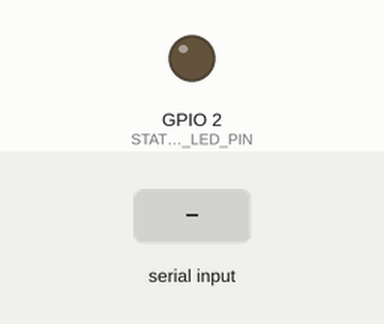
This sketch was run on a simulated ESP32. On the bench: output pins drawn as LEDs (lit = HIGH). The test bench sets the inputs (shaded band). What the sketch prints to the serial monitor is not drawn.

Above: at 11.2 s.
11.3 s: "INIT_MASTER\n" received over the second serial link
At 12.0 s:
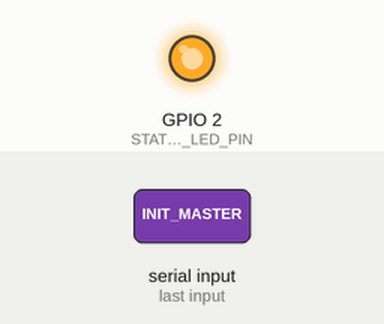
12.8 s: "SLAVE_READY\n" received over the second serial link
14.3 s: "MASTER_DATA:\n" received over the second serial link
Timing chart, 0 to 17.3 s (numbered marks = the images above; inputs shaded):
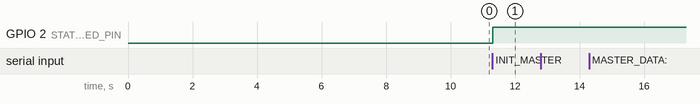

Measured:
- after the input at 11.3 s, GPIO 2 (STATUS_LED_PIN): LOW → HIGH at once
- after the input at 12.8 s, every drawn part: stays the same
- after the input at 14.3 s, every drawn part: stays the same

The sketch:

ESP32_AP______.ino
```cpp
/*
 * ESP32 AP模式主设备 - 桥接模块
 * 功能：创建WiFi热点，连接Mega2560主设备，实现无线数据同步
 * 架构：Mega2560主设备 ←→ ESP32(AP) ←→ WiFi直连 ←→ ESP32(Station) ←→ Mega2560从设备
 */

#include <WiFi.h>
#include <WiFiUDP.h>
#include <ArduinoJson.h>

// AP模式配置
const char* ap_ssid = "ESP32_MASTER_AP";
const char* ap_password = "12345678";

// UDP配置
WiFiUDP udp;
const int udp_port = 1234;

// 串口配置
#define MEGA_TX_PIN 1      // ESP32 TX
#define MEGA_RX_PIN 3      // ESP32 RX
#define STATUS_LED_PIN 2   // 状态指示

// 在ESP32上使用Serial1与Mega2560通信
#define megaSerial Serial1

// 系统状态
bool apStarted = false;
bool megaConnected = false;
bool clientConnected = false;
unsigned long lastHeartbeat = 0;
unsigned long lastDataSync = 0;

// 数据缓存
String lastMasterData = "";
String lastSlaveData = "";
unsigned long lastMasterUpdate = 0;
unsigned long lastSlaveUpdate = 0;

void setup() {
  Serial.begin(115200);
  megaSerial.begin(115200, SERIAL_8N1, MEGA_RX_PIN, MEGA_TX_PIN);

  // 初始化引脚
  pinMode(STATUS_LED_PIN, OUTPUT);
  digitalWrite(STATUS_LED_PIN, LOW);

  Serial.println("==========================================");
  Serial.println("ESP32 AP模式主设备启动");
  Serial.println("==========================================");

  // 启动AP模式
  startAP();

  // 初始化与Mega2560的通信
  initMegaCommunication();

  Serial.println("ESP32 AP主设备初始化完成！");
}

void loop() {
  // 处理与Mega2560的通信
  handleMegaCommunication();

  // 处理UDP通信
  handleUDPCommunication();

  // 发送心跳
  sendHeartbeat();

  // 同步数据
  syncData();

  delay(10);
}

// 启动AP模式
void startAP() {
  Serial.println("启动AP模式...");

  // 启动WiFi热点
  WiFi.softAP(ap_ssid, ap_password);

  // 获取AP的IP地址
  IPAddress IP = WiFi.softAPIP();
  Serial.print("AP IP地址: ");
  Serial.println(IP);
  Serial.print("热点名称: ");
  Serial.println(ap_ssid);
  Serial.print("热点密码: ");
  Serial.println(ap_password);

  // 启动UDP服务器
  udp.begin(udp_port);
  Serial.println("UDP服务器已启动，端口: " + String(udp_port));

  apStarted = true;
  Serial.println("AP模式启动成功！");
}

// 初始化Mega2560通信
void initMegaCommunication() {
  Serial.println("初始化Mega2560通信...");

  // 发送初始化响应
  megaSerial.println("ESP32_READY");
  Serial.println("发送ESP32_READY到Mega2560");

  // 等待Mega2560响应
  unsigned long timeout = millis() + 10000;
  while (millis() < timeout) {
    if (megaSerial.available()) {
      String response = megaSerial.readStringUntil('\n');
      response.trim();

      Serial.println("收到Mega2560消息: " + response);

      if (response == "INIT_MASTER" || response == "SLAVE_READY") {
        megaConnected = true;
        digitalWrite(STATUS_LED_PIN, HIGH);
        Serial.println("Mega2560连接成功！");
        return;
      }
    }
    delay(100);
  }

  megaConnected = false;
  digitalWrite(STATUS_LED_PIN, LOW);
  Serial.println("Mega2560连接超时！");
}

// 处理Mega2560通信
void handleMegaCommunication() {
  if (megaSerial.available()) {
    String data = megaSerial.readStringUntil('\n');
    data.trim();

    Serial.println("收到Mega2560数据: " + data);

    // 处理不同类型的数据
    if (data.startsWith("MASTER_DATA:")) {
      handleMasterData(data);
    } else if (data.startsWith("SLAVE_STATUS:") || data.startsWith("SLAVE_DATA:")) {
      handleSlaveData(data);
    } else if (data == "INIT_MASTER" || data == "SLAVE_READY") {
      megaConnected = true;
      digitalWrite(STATUS_LED_PIN, HIGH);
      Serial.println("Mega2560重新连接成功！");
    }
  }
}

// 处理主设备数据
void handleMasterData(String data) {
  lastMasterData = data;
  lastMasterUpdate = millis();

  Serial.println("处理主设备数据: " + data);

  // 通过UDP广播到所有连接的客户端
  if (apStarted && clientConnected) {
    broadcastUDPData(data);
  }
}

// 处理从设备数据
void handleSlaveData(String data) {
  lastSlaveData = data;
  lastSlaveUpdate = millis();

  Serial.println("处理从设备数据: " + data);

  // 通过UDP广播到所有连接的客户端
  if (apStarted && clientConnected) {
    broadcastUDPData(data);
  }
}

// 处理UDP通信
void handleUDPCommunication() {
  int packetSize = udp.parsePacket();
  if (packetSize) {
    char buffer[1024];
    int len = udp.read(buffer, 1024);
    if (len > 0) {
      buffer[len] = '\0';
      String receivedData = String(buffer);

      Serial.println("收到UDP数据: " + receivedData);
      Serial.println("来自IP: " + udp.remoteIP().toString());

      // 处理远程数据
      if (receivedData.startsWith("MASTER_DATA:")) {
        handleRemoteMasterData(receivedData);
      } else if (receivedData.startsWith("SLAVE_STATUS:") || receivedData.startsWith("SLAVE_DATA:")) {
        handleRemoteSlaveData(receivedData);
      } else if (receivedData == "HEARTBEAT") {
        handleRemoteHeartbeat();
      }
    }
  }
}

// 处理远程主设备数据
void handleRemoteMasterData(String data) {
  Serial.println("收到远程主设备数据: " + data);

  // 转发给本地Mega2560
  if (megaConnected) {
    megaSerial.println(data);
    Serial.println("转发给本地Mega2560: " + data);
  }
}

// 处理远程从设备数据
void handleRemoteSlaveData(String data) {
  Serial.println("收到远程从设备数据: " + data);

  // 转发给本地Mega2560
  if (megaConnected) {
    megaSerial.println(data);
    Serial.println("转发给本地Mega2560: " + data);
  }
}

// 处理远程心跳
void handleRemoteHeartbeat() {
  clientConnected = true;
  Serial.println("收到远程心跳，客户端连接正常");
}

// 广播UDP数据
void broadcastUDPData(String data) {
  // 广播到AP网络中的所有设备
  IPAddress broadcastIP = WiFi.softAPIP();
  broadcastIP[3] = 255; // 广播地址

  udp.beginPacket(broadcastIP, udp_port);
  udp.print(data);
  udp.endPacket();

  Serial.println("广播UDP数据: " + data);
}

// 发送心跳
void sendHeartbeat() {
  if (millis() - lastHeartbeat > 10000) { // 每10秒发送一次
    if (apStarted) {
      broadcastUDPData("HEARTBEAT");
      lastHeartbeat = millis();
    }
  }
}

// 同步数据
void syncData() {
  if (millis() - lastDataSync > 1000) { // 每1秒同步一次
    // 检查主设备数据是否需要同步
    if (lastMasterData.length() > 0 && millis() - lastMasterUpdate < 5000) {
      if (apStarted && clientConnected) {
        broadcastUDPData(lastMasterData);
      }
    }

    // 检查从设备数据是否需要同步
    if (lastSlaveData.length() > 0 && millis() - lastSlaveUpdate < 5000) {
      if (apStarted && clientConnected) {
        broadcastUDPData(lastSlaveData);
      }
    }

    lastDataSync = millis();
  }
}

// 获取连接状态
bool isAPStarted() {
  return apStarted;
}

bool isMegaConnected() {
  return megaConnected;
}

bool isClientConnected() {
  return clientConnected;
}

// 获取系统状态
String getSystemStatus() {
  String status = "AP: " + String(apStarted ? "已启动" : "未启动") +
                  ", Mega: " + String(megaConnected ? "已连接" : "未连接") +
                  ", 客户端: " + String(clientConnected ? "已连接" : "未连接");
  return status;
}
```
